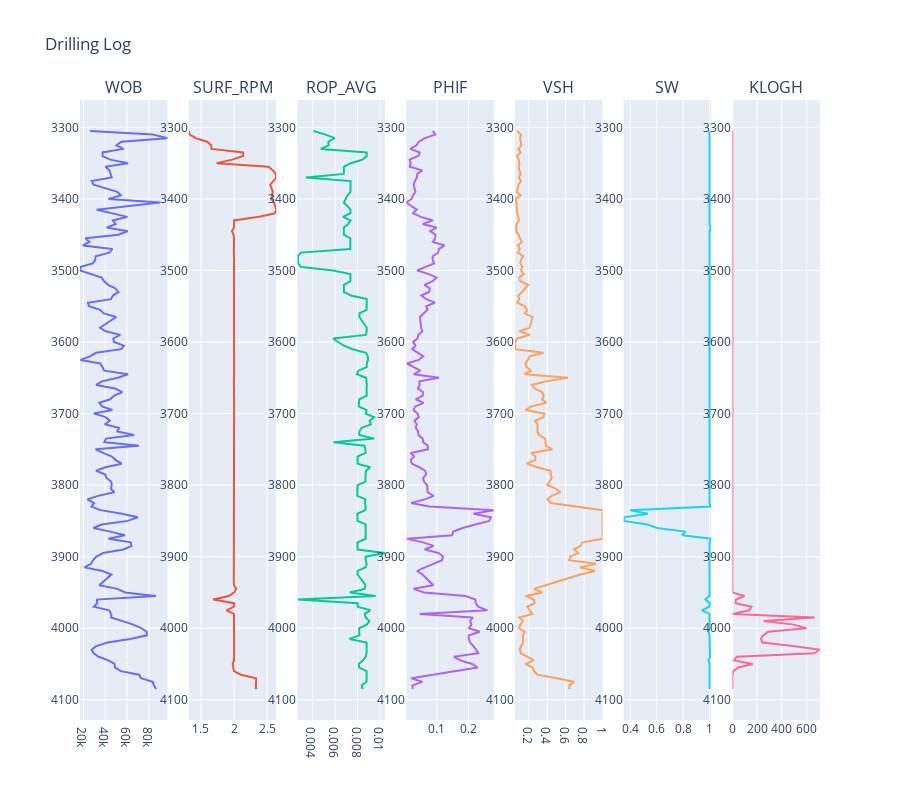

Notebook cell for this chart:
### Code cell
#lets visualize this data
logs = df.columns[1:]

fig = sp.make_subplots(rows=1, cols=len(logs), subplot_titles=logs)

for i, log_column in enumerate(logs, start=1):
    trace = go.Scatter(x=df[log_column], y=df['Depth'], mode='lines', name=log_column)
    fig.add_trace(trace, row=1, col=i)

fig.update_layout(title_text="Drilling Log", showlegend=False, height=800) 
fig.update_yaxes(autorange="reversed")

# Show the plot
fig.show()

### Figure 1 — Plotly figure (JSON) as saved in the notebook; plotly's stock layout.template omitted (floating-point values rounded to 4 significant figures; data arrays with more than 128 entries replaced by an {"elided": "..."} marker saying what was removed)
{"data": [{"mode": "lines", "name": "WOB", "type": "scatter", "x": {"elided": "151 float values"}, "xaxis": "x", "y": {"elided": "151 int values"}, "yaxis": "y"}, {"mode": "lines", "name": "SURF_RPM", "type": "scatter", "x": {"elided": "151 float values"}, "xaxis": "x2", "y": {"elided": "151 int values"}, "yaxis": "y2"}, {"mode": "lines", "name": "ROP_AVG", "type": "scatter", "x": {"elided": "151 float values"}, "xaxis": "x3", "y": {"elided": "151 int values"}, "yaxis": "y3"}, {"mode": "lines", "name": "PHIF", "type": "scatter", "x": {"elided": "151 float values"}, "xaxis": "x4", "y": {"elided": "151 int values"}, "yaxis": "y4"}, {"mode": "lines", "name": "VSH", "type": "scatter", "x": {"elided": "151 float values"}, "xaxis": "x5", "y": {"elided": "151 int values"}, "yaxis": "y5"}, {"mode": "lines", "name": "SW", "type": "scatter", "x": {"elided": "151 float values"}, "xaxis": "x6", "y": {"elided": "151 int values"}, "yaxis": "y6"}, {"mode": "lines", "name": "KLOGH", "type": "scatter", "x": {"elided": "151 float values"}, "xaxis": "x7", "y": {"elided": "151 int values"}, "yaxis": "y7"}], "layout": {"annotations": [{"font": {"size": 16}, "showarrow": false, "text": "WOB", "x": 0.05918, "xanchor": "center", "xref": "paper", "y": 1, "yanchor": "bottom", "yref": "paper"}, {"font": {"size": 16}, "showarrow": false, "text": "SURF_RPM", "x": 0.2061, "xanchor": "center", "xref": "paper", "y": 1, "yanchor": "bottom", "yref": "paper"}, {"font": {"size": 16}, "showarrow": false, "text": "ROP_AVG", "x": 0.3531, "xanchor": "center", "xref": "paper", "y": 1, "yanchor": "bottom", "yref": "paper"}, {"font": {"size": 16}, "showarrow": false, "text": "PHIF", "x": 0.5, "xanchor": "center", "xref": "paper", "y": 1, "yanchor": "bottom", "yref": "paper"}, {"font": {"size": 16}, "showarrow": false, "text": "VSH", "x": 0.6469, "xanchor": "center", "xref": "paper", "y": 1, "yanchor": "bottom", "yref": "paper"}, {"font": {"size": 16}, "showarrow": false, "text": "SW", "x": 0.7939, "xanchor": "center", "xref": "paper", "y": 1, "yanchor": "bottom", "yref": "paper"}, {"font": {"size": 16}, "showarrow": false, "text": "KLOGH", "x": 0.9408, "xanchor": "center", "xref": "paper", "y": 1, "yanchor": "bottom", "yref": "paper"}], "height": 800, "showlegend": false, "title": {"text": "Drilling Log"}, "xaxis": {"anchor": "y", "domain": [0, 0.1184]}, "xaxis2": {"anchor": "y2", "domain": [0.1469, 0.2653]}, "xaxis3": {"anchor": "y3", "domain": [0.2939, 0.4122]}, "xaxis4": {"anchor": "y4", "domain": [0.4408, 0.5592]}, "xaxis5": {"anchor": "y5", "domain": [0.5878, 0.7061]}, "xaxis6": {"anchor": "y6", "domain": [0.7347, 0.8531]}, "xaxis7": {"anchor": "y7", "domain": [0.8816, 1.0]}, "yaxis": {"anchor": "x", "autorange": "reversed", "domain": [0, 1]}, "yaxis2": {"anchor": "x2", "autorange": "reversed", "domain": [0, 1]}, "yaxis3": {"anchor": "x3", "autorange": "reversed", "domain": [0, 1]}, "yaxis4": {"anchor": "x4", "autorange": "reversed", "domain": [0, 1]}, "yaxis5": {"anchor": "x5", "autorange": "reversed", "domain": [0, 1]}, "yaxis6": {"anchor": "x6", "autorange": "reversed", "domain": [0, 1]}, "yaxis7": {"anchor": "x7", "autorange": "reversed", "domain": [0, 1]}}}
